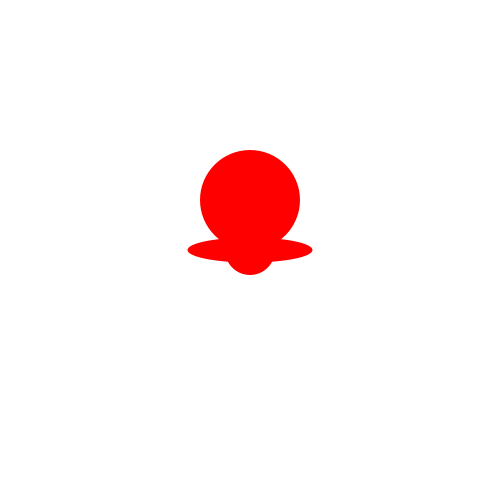
Frame 1 (no input)
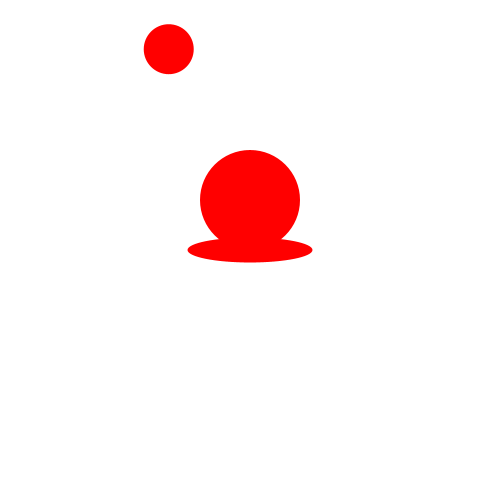
Frame 60 (the mouse pressed at the canvas centre just before this capture)
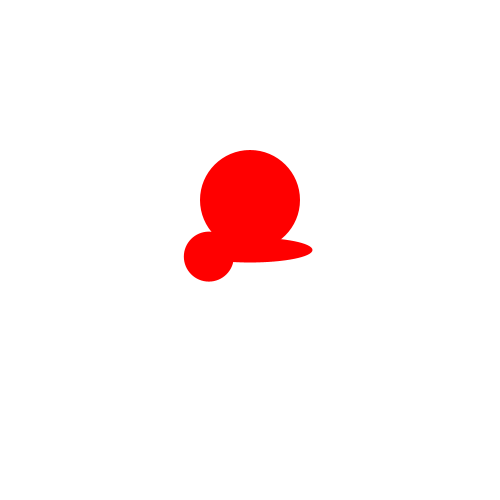
Frame 120 (the mouse held since frame 60 and released just before this capture)

The Processing sketch that drew these frames (run headless with seeded random() and noise(); from frame 60 on, the mouse is pressed at the canvas centre):

// Processing sketch: RandomSpeed_Celsius
// ── RandomSpeed_Celsius.pde
float x, y;
float dia;

void setup() {
  size(500, 500);
  smooth(4);
  background(255);
  ellipseMode(CENTER);
  frameRate(30);

  //Covert farenheit to celsius
  float getCelsius = toCelsius(20);
  print(getCelsius);  

  dia = 50;
  x = width/2;
  y = height/2;
}

void draw() {
  background(255);  
  drawBall();
  moveBall(25);
  
  spaceship(width/2, height/2, 200, color(255,0,0));
}

float toCelsius(float farenheit) {
  float result =  (farenheit - 32) * 5/9 ;
  return result;
}

void drawBall() {
  fill(255, 0, 0);
  noStroke();
  ellipseMode(CENTER);
  ellipse(x, y, dia, dia);
}

void moveBall(float speed) {

  x = x + random(-speed, abs(speed));
  y = y + random(-speed, abs(speed));

  //This constrains the ball to inside of the window.
  //This is a shortcut from the usuall conditions. 
  x = constrain(x, 0 + dia/2, width);
  y = constrain(y, 0 - dia/2, height);
}

void spaceship(float x, float y, float size, color c)  {
  float offset = size/4;
  fill(c);
  ellipse(x, y, 2.5*offset, offset/2);
  ellipse(x , y - offset, 2*offset, 4*offset/2);
}
